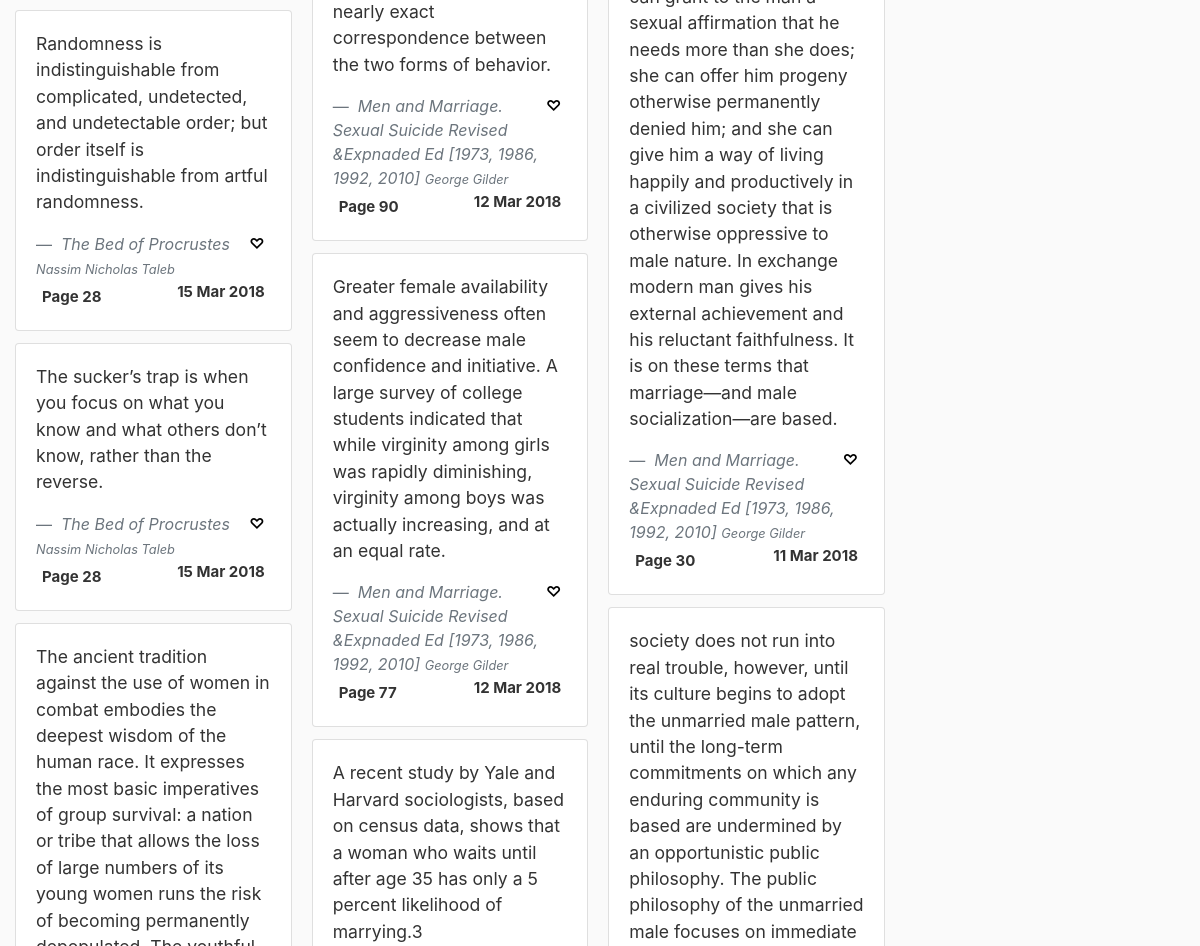
The app's page /peter (middle part), older data.
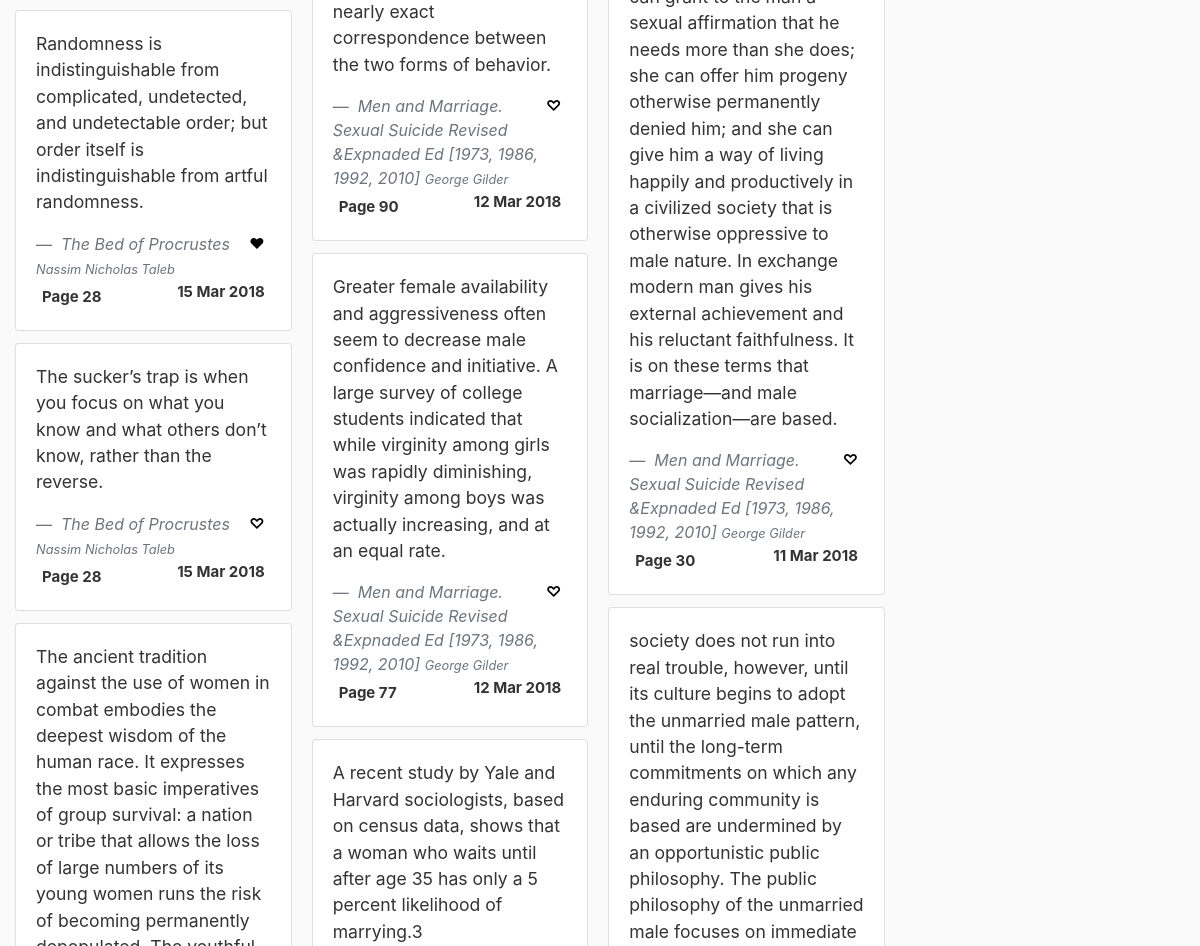
The same page, newer data.
### clippings/models.py (models this page shows, shortened)
class Clip(db.Model):
    id = db.Column(db.Integer, primary_key=True)
    title = db.Column(db.String(400), nullable=False)
    author = db.Column(db.String(400), nullable=False)
    page = db.Column(db.Integer, nullable=False)
    location = db.Column(db.String(20), nullable=False)
    date = db.Column(db.DateTime, nullable=False, default=datetime.utcnow)
    clipping = db.Column(db.Text, nullable=False)
    is_favorite = db.Column(db.Boolean, default=False, nullable=False)
    user_id = db.Column(db.Integer, db.ForeignKey('user.id'), nullable=False)

### clippings/clips/routes.py (the view, shortened to what this page needs)
@clips.route("/<string:username>", methods=['GET', 'POST'])
@clips.route("/<string:username>/<string:title>", methods=['GET', 'POST'])
def user_book(username, title=None):
    user = User.query.filter_by(username=username).first_or_404()
    page = request.args.get('page', 1, type=int)
    clip_order = request.args.get('order_by', 'date.desc()')
    book_order = request.args.get('book_order', 'date.desc()')
    order = order_by.get(clip_order)
    b_order = order_by.get(book_order)
    clips_count = 0
    favorite_id = request.args.get('favorite_id')
    show_favorites = request.args.get('favorite')
    if(favorite_id):
        add_favorite(favorite_id)
    if(title == None):
        clips = Clip.query.filter_by(user_id=user.id).order_by(order).paginate(per_page=30, page=page)
        clips_count = Clip.query.filter_by(user_id=user.id).count()
        favorite_count = Clip.query.filter_by(user_id=user.id, is_favorite=True).count()
        if(show_favorites):
            clips = Clip.query.filter_by(user_id=user.id, is_favorite=True).order_by(order).paginate(per_page=30, page=page)
    books = Clip.query.filter_by(user_id=user.id).order_by(b_order).group_by(Clip.title).distinct(Clip.title)
    books_count = Clip.query.filter_by(user_id=user.id).order_by(b_order).group_by(Clip.title).distinct(Clip.title).count()
    return render_template('user_book.html.j2', clips=clips, user=user, books=books, title_selected=title,
                           order_by=clip_order, book_order=book_order, clips_count=clips_count, books_count=books_count,
                           add_favorite=add_favorite, favorite_count=favorite_count, favorite=show_favorites)

### clippings/templates/user_book.html.j2 (shortened to what this page needs)
{% extends 'layout.html.j2' %}
{% block content %}
<div class="card-columns">
        {% for clip in clips.items %}
        <div class="card">
                <div class="card-body">
                    <blockquote class="blockquote mb-0">
                        <p style="font-size:1.1rem;">{{ clip.clipping }}</p>
                        <a class="no-style" href="{{url_for('clips.user_book', username=user.username, title=clip.title)}}">
                        {% if clip.is_favorite %}
                            {% if user == current_user%}
                                <a href="{{url_for('clips.user_book', username=user.username, title=title_selected, page=page_num, order_by=order_by, favorite=favorite, favorite_id=clip.id)}}"><span class="badge float-right">❤</span></a>
                            {% else %}
                                <span class="badge float-right">❤</span>
                            {% endif %}
                        {% else %}
                            {% if user == current_user%}
                                <a href="{{url_for('clips.user_book', username=user.username, title=title_selected, page=page_num, order_by=order_by, favorite=favorite, favorite_id=clip.id)}}"><span class="badge float-right">♡</span></a>
                             {% else %}
                                <span class="badge float-right">♡</span>
                            {% endif %}
                        {% endif %}
                        <footer class="blockquote-footer">
                            <cite> {{ clip.title }}
                                <small>{{ clip.author }}</small>
                            </cite>
                        </footer>
                        </a>
                        <div class="badge"> Page {{ clip.page }} </div>
                        <span class="badge float-right">{{ clip.date.strftime("%-d %b %Y") }}</span>
                    </blockquote>
                </div>
        </div>
        {% endfor %}
</div>
{% endblock content %}

Row changes from the older to the newer data that the page shows:
changed Clip (number 1 of 6 on the later page): is_favorite "♡" → "❤"
